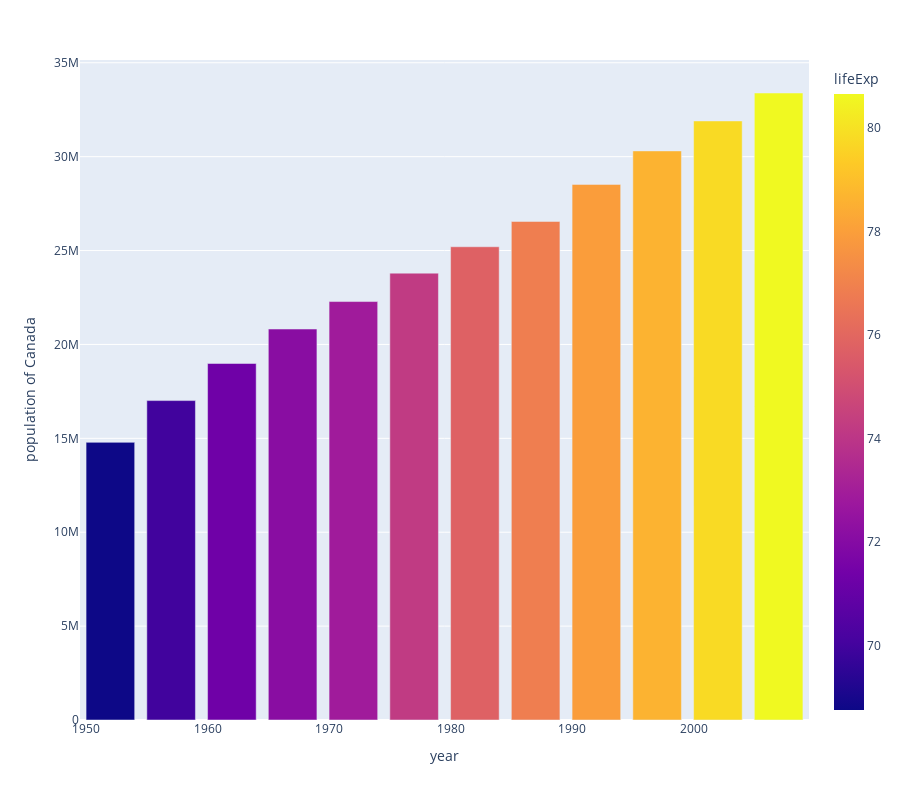

Notebook cell for this chart:
### Code cell
fig = px.bar(df,
            x='year', 
            y='pop',
            hover_data=['lifeExp', 'gdpPercap'],
            color='lifeExp',
            labels={'pop' : 'population of Canada'},
            height=800)
fig.show()

### Figure 1 — Plotly figure (JSON) as saved in the notebook; plotly's stock layout.template omitted (floating-point values rounded to 4 significant figures)
{"data": [{"alignmentgroup": "True", "customdata": [[68.75, 11370.0], [69.96, 12490.0], [71.3, 13460.0], [72.13, 16080.0], [72.88, 18970.0], [74.21, 22090.0], [75.76, 22900.0], [76.86, 26630.0], [77.95, 26340.0], [78.61, 28950.0], [79.77, 33330.0], [80.65, 36320.0]], "hovertemplate": "year=%{x}<br>population of Canada=%{y}<br>lifeExp=%{marker.color}<br>gdpPercap=%{customdata[1]}<extra></extra>", "legendgroup": "", "marker": {"color": [68.75, 69.96, 71.3, 72.13, 72.88, 74.21, 75.76, 76.86, 77.95, 78.61, 79.77, 80.65], "coloraxis": "coloraxis", "pattern": {"shape": ""}}, "name": "", "offsetgroup": "", "orientation": "v", "showlegend": false, "textposition": "auto", "type": "bar", "x": [1952, 1957, 1962, 1967, 1972, 1977, 1982, 1987, 1992, 1997, 2002, 2007], "xaxis": "x", "y": [14785584, 17010154, 18985849, 20819767, 22284500, 23796400, 25201900, 26549700, 28523502, 30305843, 31902268, 33390141], "yaxis": "y"}], "layout": {"barmode": "relative", "coloraxis": {"colorbar": {"title": {"text": "lifeExp"}}, "colorscale": [[0, "#0d0887"], [0.1111, "#46039f"], [0.2222, "#7201a8"], [0.3333, "#9c179e"], [0.4444, "#bd3786"], [0.5556, "#d8576b"], [0.6667, "#ed7953"], [0.7778, "#fb9f3a"], [0.8889, "#fdca26"], [1, "#f0f921"]]}, "height": 800, "legend": {"tracegroupgap": 0}, "margin": {"t": 60}, "xaxis": {"anchor": "y", "domain": [0, 1], "title": {"text": "year"}}, "yaxis": {"anchor": "x", "domain": [0, 1], "title": {"text": "population of Canada"}}}}
